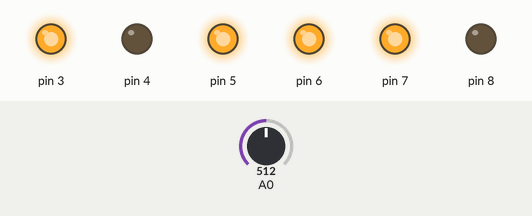
Simulated run of this sketch. Board: Arduino Uno, built with avr-gcc and run on an emulated ATmega328P. On the bench: output pins drawn as LEDs (lit = HIGH). The inputs (shaded band) are chosen by the test bench; at power-on: A0 = 512. What the sketch prints to the serial monitor is not drawn.

Above: at 1.2 s.
1.3 s: A0 set to 456
At 2.5 s:
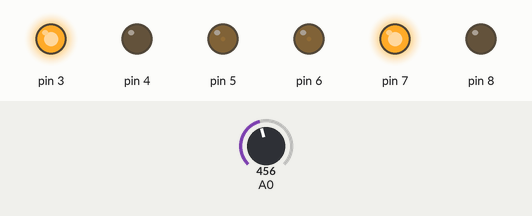
2.8 s: A0 set to 438
At 3.8 s:
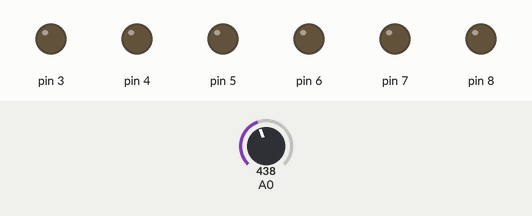
4.3 s: A0 set to 511
At 4.9 s:
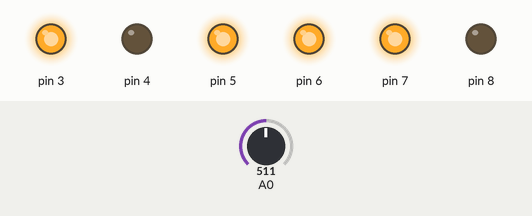
5.8 s: A0 set to 306
At 7.0 s:
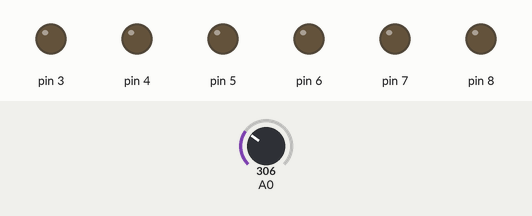
7.3 s: A0 set to 2
8.8 s: A0 set to 0
At 9.5 s:
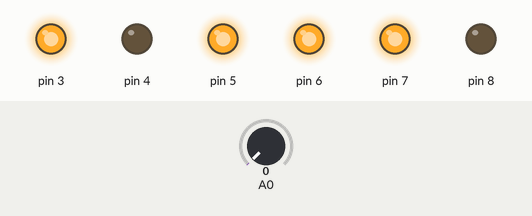
Timing chart, 0 to 11.3 s (numbered marks = the images above; inputs shaded):
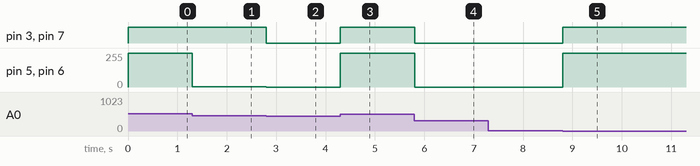

Measured:
- the behaviour switches between 456 and 455 on A0 (found by bisection; images 1 and 2)
- the behaviour switches between 1 and 0 on A0 (found by bisection; images 4 and 5)
- after the input at 1.3 s, pin 5, pin 6: 255/255 → 1/255 at once
- after the input at 2.8 s, pin 3, pin 7: HIGH → LOW at once; pin 5, pin 6: 1/255 → 0/255 at once
- after the input at 4.3 s, pin 3, pin 7: LOW → HIGH at once; pin 5, pin 6: 0/255 → 255/255 at once
- after the input at 5.8 s, pin 3, pin 7: HIGH → LOW at once; pin 5, pin 6: 255/255 → 0/255 at once
- after the input at 8.8 s, pin 3, pin 7: LOW → HIGH at once; pin 5, pin 6: 0/255 → 255/255 at once

The sketch:

PID_para_resistores.ino
```cpp
#include <math.h>

// constantes ajuste conforme necessario
const float TARGET_TEMP=303.15;//setada para 30 C mude conforme necessario
const float BETA  =3950.0; //beta do termistor
const float R_ZERO=10000.0; //Rzero do termistor
const float T_ZERO=298.15; // Tzero do thermistor
const float RESISTOR_REF=10000.0; // resistor de referencia

//ajuste essas constantes experimentalmente
const float KP=100.0; // constante de proporcionalidade
const float KD=00.00; // constante de derivada
const float KI=0.00; // constante de integral

//coisas de PID
int previousTime=0;
float MAX_INTEGRAL=10000.0; //define o valor maximo de integral, mude caso necessario
float integral=0.0;
float previouserr=0.0;

//constantes de nivel de referencia
const int READ_LVL_REF=1023;
const int OUTPUT_LVL_REF=255;


void setup() {

  // definir a funcao de cada pino


pinMode(6,OUTPUT);
pinMode(7,OUTPUT);
pinMode(8,OUTPUT);

pinMode(3,OUTPUT);
pinMode(4,OUTPUT);
pinMode(5,OUTPUT);

Serial.begin(115200);//iniciar o serial
}


//funcao para saber a resistencia do thermistor
float getResistance(int level, float refResistor){
  float res=(level*refResistor)/(READ_LVL_REF-level);
  return res;

  }

//funcao para pegar a temperatura de acordo com a resistencia do thermistor
 float getTemp(float thermistorRes, float Beta, float tzero, float rzero){
  float invT=(log(thermistorRes/rzero)/Beta)+1/tzero;
  float temperature=1/invT;
  return temperature;
  }

//funcao do PID
 int powerPID(float err, float kp,float ki,float kd,int els_time,float previous_error){

  float prop_response=kp*err;
  float der_response=kd*(err-previous_error)/(els_time/1000.0);
integral=integral+(err+previous_error)*(els_time/2000.0);

 //nao deixa a integral ficar muito acima de um limite
  if (integral>MAX_INTEGRAL){integral=MAX_INTEGRAL;}
 if (integral<-MAX_INTEGRAL){integral=-MAX_INTEGRAL;}

  float integral_response=ki*integral;
  int power=(int)(prop_response+der_response+integral_response);
  if (abs(power)>OUTPUT_LVL_REF){
    power=power/abs(power)*OUTPUT_LVL_REF;}
  return (int) power;
  }

void loop() {


  float actualThResistance=getResistance(analogRead(A0),RESISTOR_REF); //le do A0
  float actualTemp=getTemp(actualThResistance,BETA,T_ZERO,R_ZERO);
  float error=TARGET_TEMP-actualTemp;
  float difTime=millis()-previousTime;

  int app_power=powerPID(error,KP,KI,KD,difTime,previouserr);
  if (app_power>=0){
    //se for positivo liga o resistor numa para esquentar
      digitalWrite(7,HIGH);
   digitalWrite(8,LOW);
   analogWrite(6,app_power);

         digitalWrite(3,HIGH);
   digitalWrite(4,LOW);
   analogWrite(5,app_power);

    }else{ //senao desliga tudo para esfriar
            digitalWrite(7,LOW);
   digitalWrite(8,LOW);
   analogWrite(6,0);

         digitalWrite(3,LOW);
   digitalWrite(4,LOW);
   analogWrite(5,0);


    }
    previousTime=millis();
previouserr=error;

//imprime no monitor serial
  Serial.print(millis());
  Serial.print(" ");
  Serial.print(error);
  Serial.print(" ");
  Serial.print(integral);
  Serial.print(" ");
  Serial.print(app_power);
  Serial.print(" ");
  Serial.println(1);
  delay(1);


}
```
